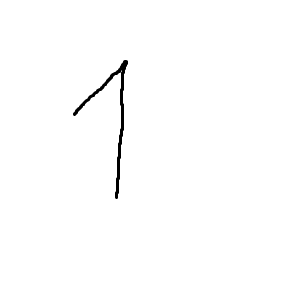
#> input picture images/1_12.png, 300 x 299 px, found by its file name; its folder holds only this picture in this run
$ python vertical_segmentation.py
#> lines starting #> are read from the running program, lines starting #| are printed output that depends on the picture; after the words box and inside, x2 and y2 are one past the last pixel; in counts of white or black regions, pixels touching at a corner belong together; long printed decimals are rounded
#> in process_image, image is the input picture: shape (299, 300); min 0, max 255, mean 253.1
#> in process_image, `_, threshold_image = cv2.threshold(image, threshold_value, 255, cv2.TH..`: threshold_image: shape (299, 300); 99.2% white; 1 black region, box (x1, y1, x2, y2) and area: (73, 60, 128, 199) 687
import cv2
import numpy as np
import os
import matplotlib.pyplot as plt


def crop_image(image):
    coordinates = np.column_stack(np.where(image == 0))
#> coordinates = 687 pairs, first value 60 to 198, second value 73 to 127

    top_left = coordinates.min(axis=0)
#> top_left = [60, 73]
    bottom_right = coordinates.max(axis=0)
#> bottom_right = [198, 127]

    top_left = np.maximum(top_left - 5, 0)
#> top_left = [55, 68]
    bottom_right = np.minimum(bottom_right + 6, np.array(image.shape) - 1)
#> bottom_right = [204, 133]

    cropped_image = image[top_left[0]:bottom_right[0] + 1, top_left[1]:bottom_right[1] + 1]
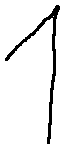
#> cropped_image: shape (150, 66); 93.1% white; 1 black region, box (x1, y1, x2, y2) and area: (5, 5, 60, 144) 687

    return cropped_image


def process_image(file_path, threshold_value):
    image = cv2.imread(file_path, cv2.IMREAD_GRAYSCALE)

    _, threshold_image = cv2.threshold(image, threshold_value, 255, cv2.THRESH_BINARY)

    cropped_image = crop_image(threshold_image)

    return cropped_image


def display_image(image, segments, name_image):
    height, width = image.shape
    num_segments = len(segments)

    fig, ax = plt.subplots()
    ax.imshow(image, cmap='gray')

    for i in range(num_segments):
        x = i * (width // num_segments)
        ax.axvline(x=x, color='g', linestyle='-', linewidth=1)
        ax.text(x + 2, height // 2, str(i + 1), color='g', fontsize=10, verticalalignment='center')

    ax.axvline(x=num_segments * (width//num_segments), color='g', linestyle='-', linewidth=1)

    plt.title(name_image)
    plt.show()


def calculate_absolute_vector(image, num_stripes):
#> called with num_stripes = 4
    height, width = image.shape
#> height = 150; width = 66
    stripe_width = width // num_stripes
#> stripe_width = 16
    feature_vector = []
    for i in range(num_stripes):
        segment = image[:, i * stripe_width:(i + 1) * stripe_width]
        black_pixels = np.sum(segment == 0)
        feature_vector.append(black_pixels)
#> this loop made 4 passes
#> black_pixels on passes 1 to 4: 55, 69, 85, 478
#> after the loop, feature_vector = [55, 69, 85, 478]

    return feature_vector


def normalize_sum(vector):
    total_sum = sum(vector)

    if total_sum == 0:
        return [0 for v in vector]

    return [v / total_sum for v in vector]


def normalize_max(vector):
    max_value = max(vector)

    if max_value == 0:
        return [0 for v in vector]

    return [v / max_value for v in vector]


def main():
    image_folder = "C:/University/VII_semester/Methods_and_systems_of_artificial_intelligence/lab_1/images/"
    threshold = 150

    image_files = [img for img in os.listdir(image_folder) if img.endswith(('.png', '.jpg', '.jpeg'))]

    for image_file in image_files:
        image_path = os.path.join(image_folder, image_file)

        print("-=-=-=-=-=-=-=-=-=-=-=-=-=-=-=-=-=-=-=-=-=-=-=-=-=-=-=-=-=-=-=-=-=-=-=-=-=-=-=-=-=-=-=-=-=-=-=-=-=-=-=-=-")
        print(f"Обробка зображення: {image_file}")

        image = process_image(image_path, threshold)

        abs_vector = calculate_absolute_vector(image, num_stripes=4)
#> abs_vector = [55, 69, 85, 478]
        YenakiiS1 = normalize_sum(abs_vector)
#> in normalize_sum, `total_sum = sum(vector)`: total_sum = 687
#> YenakiiS1 = [0.0801, 0.1, 0.124, 0.696]
        YenakiiM1 = normalize_max(abs_vector)
#> in normalize_max, `max_value = max(vector)`: max_value = 478
#> YenakiiM1 = [0.115, 0.144, 0.178, 1]

        print(f"Абсолютний вектор: {abs_vector}")
#| Абсолютний вектор: [55, 69, 85, 478]
        print(f"Нормований вектор (за сумою): {YenakiiS1}")
#| Нормований вектор (за сумою): [0.08006, 0.1004, 0.1237, 0.6958]
        print(f"Нормований вектор (за максимумом): {YenakiiM1}")
#| Нормований вектор (за максимумом): [0.1151, 0.1444, 0.1778, 1.0]

        display_image(image, abs_vector, image_file)
#> in display_image, `num_segments = len(segments)`: num_segments = 4
#> the loop in display_image, `for i in range(num_segments):` made 4 passes
#> x on passes 1 to 4: 0, 16, 32, 48
#> in display_image, `plt.show()`:
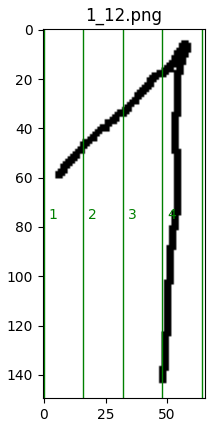
#> figure drawn by matplotlib, 1 panel


if __name__ == "__main__":
    main()

$ run again, on images/1_13.png
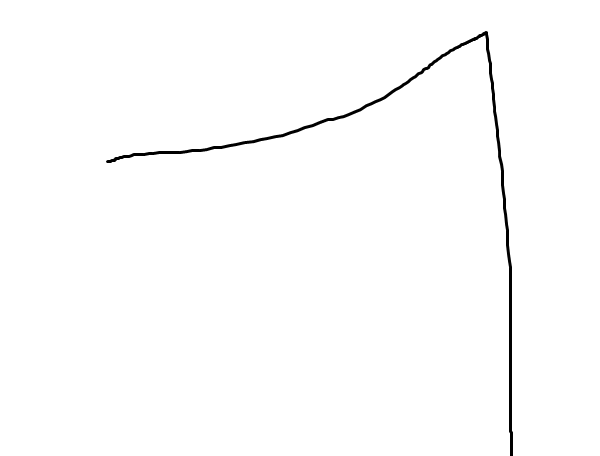
#> input picture images/1_13.png, 600 x 456 px, found by its file name
#> in process_image, image is the input picture: shape (456, 600); min 0, max 255, mean 252.7
#> threshold_image: shape (456, 600); 99.1% white; 1 black region, box (x1, y1, x2, y2) and area: (106, 31, 513, 456) 2598
#> coordinates = 2598 pairs, first value 31 to 455, second value 106 to 512
#> in crop_image, `top_left = coordinates.min(axis=0)`: top_left = [31, 106]
#> in crop_image, `bottom_right = coordinates.max(axis=0)`: bottom_right = [455, 512]
#> in crop_image, `top_left = np.maximum(top_left - 5, 0)`: top_left = [26, 101]
#> in crop_image, `bottom_right = np.minimum(bottom_right + 6, np.array(image.shape) - 1)`: bottom_right = [455, 518]
#> cropped_image: shape (430, 418); 98.6% white; 1 black region, box (x1, y1, x2, y2) and area: (5, 5, 412, 430) 2598
#> the loop in calculate_absolute_vector, `for i in range(num_stripes):` made 4 passes
#> black_pixels on passes 1 to 4: 312, 338, 369, 1579
#> pass 1, in calculate_absolute_vector, `segment = image[:, i * stripe_width:(i + 1) * stripe_width]`:
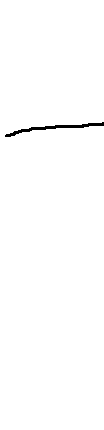
#> segment: shape (430, 104); 99.3% white; 1 black region, box (x1, y1, x2, y2) and area: (5, 122, 104, 137) 312
#> after the loop in calculate_absolute_vector, `for i in range(num_stripes):`: feature_vector = [312, 338, 369, 1579]
#> total_sum = 2598
#> YenakiiS1 = [0.12, 0.13, 0.142, 0.608]
#> max_value = 1579
#> YenakiiM1 = [0.198, 0.214, 0.234, 1]
#| Абсолютний вектор: [312, 338, 369, 1579]
#| Нормований вектор (за сумою): [0.1201, 0.1301, 0.142, 0.6078]
#| Нормований вектор (за максимумом): [0.1976, 0.2141, 0.2337, 1.0]
#> num_segments = 4
#> the loop in display_image, `for i in range(num_segments):` made 4 passes
#> x on passes 1 to 4: 0, 104, 208, 312
#> in display_image, `plt.show()`:
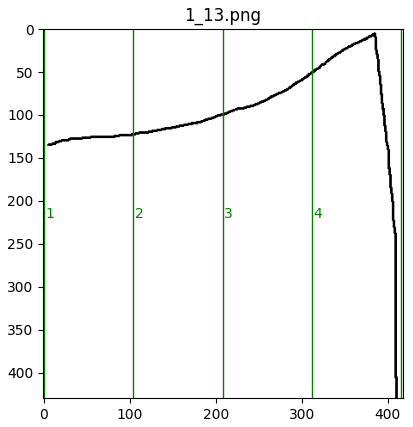
#> figure drawn by matplotlib, 1 panel
